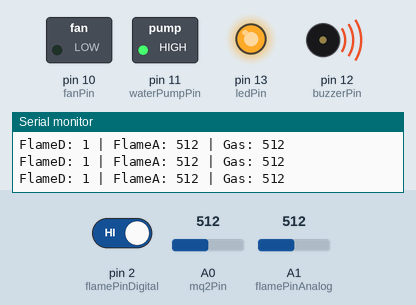
Recording of a sketch running on a simulated Arduino Uno, built with avr-gcc and run on an emulated ATmega328P. Shown: switched loads named in the sketch (green lamp = pin HIGH), output pins drawn as LEDs (lit = HIGH), buzzer (waves = sounding, pin HIGH), the last lines printed to the serial monitor. The test bench sets the inputs (shaded band); at power-on: A1 (flamePinAnalog) = 512, A0 (mq2Pin) = 512, pin 2 (flamePinDigital) HIGH.

Above: at 1.2 s.
1.3 s: A1 (flamePinAnalog) set to 308
2.8 s: A1 (flamePinAnalog) set to 283
At 3.9 s:
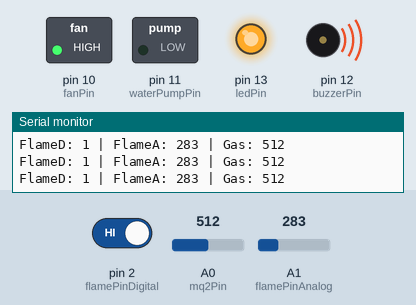
4.3 s: A0 (mq2Pin) set to 209
5.8 s: A0 (mq2Pin) set to 189
At 7.0 s:
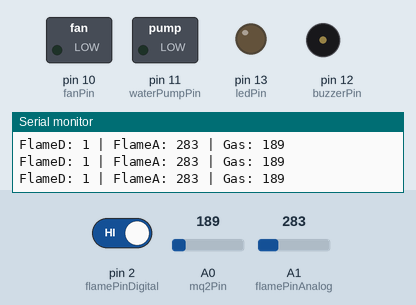
7.3 s: A0 (mq2Pin) set to 210
At 8.7 s:
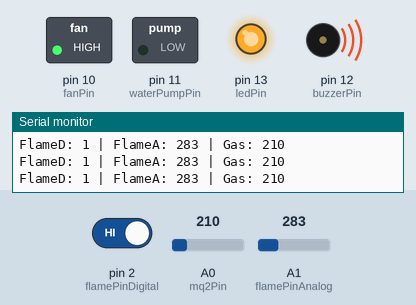
10.3 s: A0 (mq2Pin) set to 190
At 10.7 s:
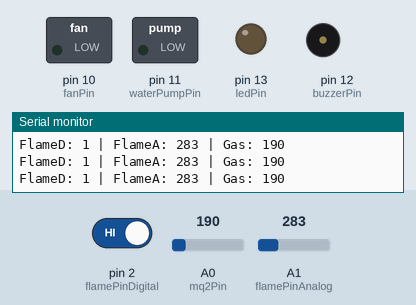
Timing chart, 0 to 12.8 s (numbered marks = the images above; inputs shaded):
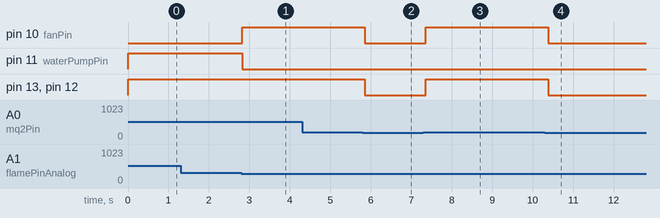

Measured:
- the behaviour switches between 301 and 300 on A1 (flamePinAnalog) (found by bisection; images 0 and 1)
- the behaviour switches between 201 and 200 on A0 (mq2Pin) (found by bisection; images 1 and 2)
- after the input at 2.8 s, pin 10 (fanPin): LOW → HIGH at once; pin 11 (waterPumpPin): HIGH → LOW at once
- after the input at 5.8 s, pin 10 (fanPin), pin 13 (ledPin), pin 12 (buzzerPin): HIGH → LOW after 0.05 s
- after the input at 7.3 s, pin 10 (fanPin), pin 13 (ledPin), pin 12 (buzzerPin): LOW → HIGH after 0.06 s
- after the input at 10.3 s, pin 10 (fanPin), pin 13 (ledPin), pin 12 (buzzerPin): HIGH → LOW after 0.09 s

The sketch:

fire_and_gas_safety_system.ino
```cpp
// (licence header left out)
const int flamePinDigital = 2;
const int flamePinAnalog  = A1;
const int mq2Pin          = A0;
const int ledPin          = 13;
const int buzzerPin       = 12;
const int fanPin          = 10;
const int waterPumpPin    = 11;
int flameValDigital = 0;
int flameValAnalog  = 0;
int mq2Val          = 0;
int gasThreshold    = 200;  // adjust by test
int flameThreshold  = 300;  // adjust by test

void setup() {
  pinMode(flamePinDigital, INPUT);
  pinMode(ledPin, OUTPUT);
  pinMode(buzzerPin, OUTPUT);
  pinMode(fanPin, OUTPUT);
  pinMode(waterPumpPin, OUTPUT);
  digitalWrite(ledPin, LOW);
  digitalWrite(buzzerPin, LOW);
  digitalWrite(fanPin, LOW);
  digitalWrite(waterPumpPin, LOW);
  Serial.begin(9600);
}

void loop() {
  flameValDigital = digitalRead(flamePinDigital);
  flameValAnalog  = analogRead(flamePinAnalog);
  mq2Val          = analogRead(mq2Pin);
  Serial.print("FlameD: ");
  Serial.print(flameValDigital);
  Serial.print(" | FlameA: ");
  Serial.print(flameValAnalog);
  Serial.print(" | Gas: ");
  Serial.println(mq2Val);
  bool fireDetected = (flameValDigital == LOW) || (flameValAnalog > flameThreshold);
  bool gasDetected  = (mq2Val > gasThreshold);

  if (fireDetected) {
    // Fire has priority: water pump + alarm
    digitalWrite(ledPin, HIGH);
    digitalWrite(buzzerPin, HIGH);
    digitalWrite(waterPumpPin, HIGH);
    digitalWrite(fanPin, LOW);  // Fan optional for fire case
  }
  else if (gasDetected) {
    // Gas only: fan + alarm
    digitalWrite(ledPin, HIGH);
    digitalWrite(buzzerPin, HIGH);
    digitalWrite(fanPin, HIGH);
    digitalWrite(waterPumpPin, LOW);
  }
  else {
    // Normal state
    digitalWrite(ledPin, LOW);
    digitalWrite(buzzerPin, LOW);
    digitalWrite(fanPin, LOW);
    digitalWrite(waterPumpPin, LOW);
  }
  delay(100);
}
```
